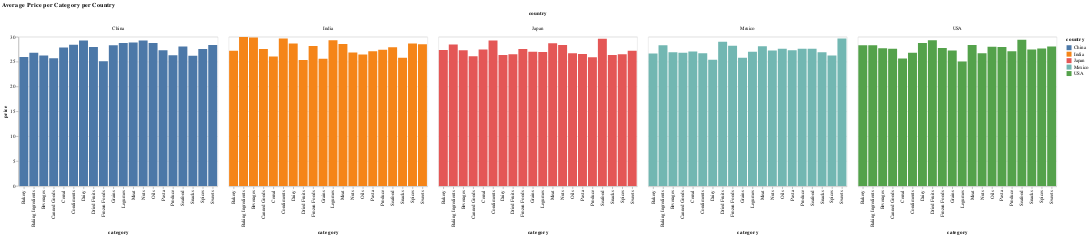

The notebook cell this image was saved under:
### Markdown cell above
### 5. **Grouped Bar Plot of Average Price per Category per Country**
   - **Objective**: Analyze the average price of products in each category across different countries.
   - **Visualization**: A grouped bar plot where each group represents a country.
   - **Code**:

### Code cell
avg_price = df.groupby(['category', 'country'])['price'].mean().reset_index()

alt.Chart(avg_price).mark_bar().encode(
    x='category:N',
    y='price:Q',
    color='country:N',
    column='country:N'
).properties(title='Average Price per Category per Country')

### Figure 1 — Vega-Lite specification as saved in the notebook (floating-point values rounded to 4 significant figures)
{"config": {"view": {"continuousWidth": 400, "continuousHeight": 300}}, "data": {"name": "data-0c7d700cfd8728d55145c5130ac10ab3"}, "mark": "bar", "encoding": {"color": {"field": "country", "type": "nominal"}, "column": {"field": "country", "type": "nominal"}, "x": {"field": "category", "type": "nominal"}, "y": {"field": "price", "type": "quantitative"}}, "title": "Average Price per Category per Country", "$schema": "https://vega.github.io/schema/vega-lite/v4.17.0.json", "datasets": {"data-0c7d700cfd8728d55145c5130ac10ab3": [{"category": "Bakery", "country": "China", "price": 25.94}, {"category": "Bakery", "country": "India", "price": 27.19}, {"category": "Bakery", "country": "Japan", "price": 27.32}, {"category": "Bakery", "country": "Mexico", "price": 26.65}, {"category": "Bakery", "country": "USA", "price": 28.28}, {"category": "Baking Ingredients", "country": "China", "price": 26.78}, {"category": "Baking Ingredients", "country": "India", "price": 29.94}, {"category": "Baking Ingredients", "country": "Japan", "price": 28.45}, {"category": "Baking Ingredients", "country": "Mexico", "price": 28.28}, {"category": "Baking Ingredients", "country": "USA", "price": 28.27}, {"category": "Beverages", "country": "China", "price": 26.23}, {"category": "Beverages", "country": "India", "price": 29.85}, {"category": "Beverages", "country": "Japan", "price": 27.31}, {"category": "Beverages", "country": "Mexico", "price": 26.86}, {"category": "Beverages", "country": "USA", "price": 27.71}, {"category": "Canned Goods", "country": "China", "price": 25.66}, {"category": "Canned Goods", "country": "India", "price": 27.53}, {"category": "Canned Goods", "country": "Japan", "price": 26.11}, {"category": "Canned Goods", "country": "Mexico", "price": 26.79}, {"category": "Canned Goods", "country": "USA", "price": 27.6}, {"category": "Cereal", "country": "China", "price": 27.84}, {"category": "Cereal", "country": "India", "price": 26.06}, {"category": "Cereal", "country": "Japan", "price": 27.44}, {"category": "Cereal", "country": "Mexico", "price": 27.05}, {"category": "Cereal", "country": "USA", "price": 25.62}, {"category": "Condiments", "country": "China", "price": 28.38}, {"category": "Condiments", "country": "India", "price": 29.64}, {"category": "Condiments", "country": "Japan", "price": 29.26}, {"category": "Condiments", "country": "Mexico", "price": 26.67}, {"category": "Condiments", "country": "USA", "price": 26.77}, {"category": "Dairy", "country": "China", "price": 29.25}, {"category": "Dairy", "country": "India", "price": 28.65}, {"category": "Dairy", "country": "Japan", "price": 26.35}, {"category": "Dairy", "country": "Mexico", "price": 25.36}, {"category": "Dairy", "country": "USA", "price": 28.72}, {"category": "Dried Fruits", "country": "China", "price": 27.94}, {"category": "Dried Fruits", "country": "India", "price": 25.31}, {"category": "Dried Fruits", "country": "Japan", "price": 26.46}, {"category": "Dried Fruits", "country": "Mexico", "price": 29.02}, {"category": "Dried Fruits", "country": "USA", "price": 29.28}, {"category": "Frozen Foods", "country": "China", "price": 25.07}, {"category": "Frozen Foods", "country": "India", "price": 28.17}, {"category": "Frozen Foods", "country": "Japan", "price": 27.55}, {"category": "Frozen Foods", "country": "Mexico", "price": 28.22}, {"category": "Frozen Foods", "country": "USA", "price": 27.75}, {"category": "Grains", "country": "China", "price": 28.28}, {"category": "Grains", "country": "India", "price": 25.59}, {"category": "Grains", "country": "Japan", "price": 26.98}, {"category": "Grains", "country": "Mexico", "price": 25.79}, {"category": "Grains", "country": "USA", "price": 27.23}, {"category": "Legumes", "country": "China", "price": 28.76}, {"category": "Legumes", "country": "India", "price": 29.31}, {"category": "Legumes", "country": "Japan", "price": 26.92}, {"category": "Legumes", "country": "Mexico", "price": 26.99}, {"category": "Legumes", "country": "USA", "price": 25.05}, {"category": "Meat", "country": "China", "price": 28.85}, {"category": "Meat", "country": "India", "price": 28.52}, {"category": "Meat", "country": "Japan", "price": 28.71}, {"category": "Meat", "country": "Mexico", "price": 28.11}, {"category": "Meat", "country": "USA", "price": 28.33}, {"category": "Nuts", "country": "China", "price": 29.25}, {"category": "Nuts", "country": "India", "price": 26.84}, {"category": "Nuts", "country": "Japan", "price": 28.35}, {"category": "Nuts", "country": "Mexico", "price": 27.25}, {"category": "Nuts", "country": "USA", "price": 26.69}, {"category": "Oils", "country": "China", "price": 28.73}, {"category": "Oils", "country": "India", "price": 26.44}, {"category": "Oils", "country": "Japan", "price": 26.67}, {"category": "Oils", "country": "Mexico", "price": 27.58}, {"category": "Oils", "country": "USA", "price": 27.98}, {"category": "Pasta", "country": "China", "price": 27.27}, {"category": "Pasta", "country": "India", "price": 27.06}, {"category": "Pasta", "country": "Japan", "price": 26.54}, {"category": "Pasta", "country": "Mexico", "price": 27.3}, {"category": "Pasta", "country": "USA", "price": 27.92}, {"category": "Produce", "country": "China", "price": 26.29}, {"category": "Produce", "country": "India", "price": 27.38}, {"category": "Produce", "country": "Japan", "price": 25.9}, {"category": "Produce", "country": "Mexico", "price": 27.59}, {"category": "Produce", "country": "USA", "price": 27.1}, {"category": "Seafood", "country": "China", "price": 28.03}, {"category": "Seafood", "country": "India", "price": 27.88}, {"category": "Seafood", "country": "Japan", "price": 29.59}, {"category": "Seafood", "country": "Mexico", "price": 27.6}, {"category": "Seafood", "country": "USA", "price": 29.39}, {"category": "Snacks", "country": "China", "price": 26.18}, {"category": "Snacks", "country": "India", "price": 25.76}, {"category": "Snacks", "country": "Japan", "price": 26.34}, {"category": "Snacks", "country": "Mexico", "price": 26.88}, {"category": "Snacks", "country": "USA", "price": 27.43}, {"category": "Spices", "country": "China", "price": 27.52}, {"category": "Spices", "country": "India", "price": 28.66}, {"category": "Spices", "country": "Japan", "price": 26.46}, {"category": "Spices", "country": "Mexico", "price": 26.23}, {"category": "Spices", "country": "USA", "price": 27.63}, {"category": "Sweets", "country": "China", "price": 28.34}, {"category": "Sweets", "country": "India", "price": 28.51}, {"category": "Sweets", "country": "Japan", "price": 27.18}, {"category": "Sweets", "country": "Mexico", "price": 29.67}, {"category": "Sweets", "country": "USA", "price": 28.04}]}}
